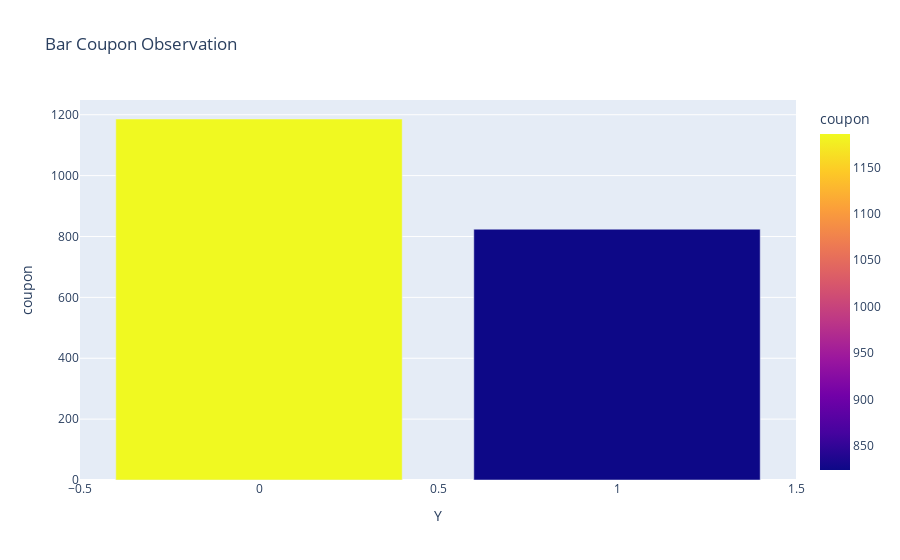

The notebook cell saved with this chart:
### Code cell
px.bar(observation_bar_coupon, y='coupon', color = "coupon", title = "Bar Coupon Observation")

### Figure 1 — Plotly figure (JSON) as saved in the notebook; plotly's stock layout.template omitted (floating-point values rounded to 4 significant figures)
{"data": [{"alignmentgroup": "True", "hovertemplate": "Y=%{x}<br>coupon=%{marker.color}<extra></extra>", "legendgroup": "", "marker": {"color": [1186, 824], "coloraxis": "coloraxis", "pattern": {"shape": ""}}, "name": "", "offsetgroup": "", "orientation": "v", "showlegend": false, "textposition": "auto", "type": "bar", "x": [0, 1], "xaxis": "x", "y": [1186, 824], "yaxis": "y"}], "layout": {"autosize": true, "barmode": "relative", "coloraxis": {"colorbar": {"title": {"text": "coupon"}}, "colorscale": [[0, "#0d0887"], [0.1111, "#46039f"], [0.2222, "#7201a8"], [0.3333, "#9c179e"], [0.4444, "#bd3786"], [0.5556, "#d8576b"], [0.6667, "#ed7953"], [0.7778, "#fb9f3a"], [0.8889, "#fdca26"], [1, "#f0f921"]]}, "legend": {"tracegroupgap": 0}, "title": {"text": "Bar Coupon Observation"}, "xaxis": {"anchor": "y", "autorange": true, "domain": [0, 1], "range": [-0.5, 1.5], "title": {"text": "Y"}, "type": "linear"}, "yaxis": {"anchor": "x", "autorange": true, "domain": [0, 1], "range": [0, 1248.0], "title": {"text": "coupon"}, "type": "linear"}}}
